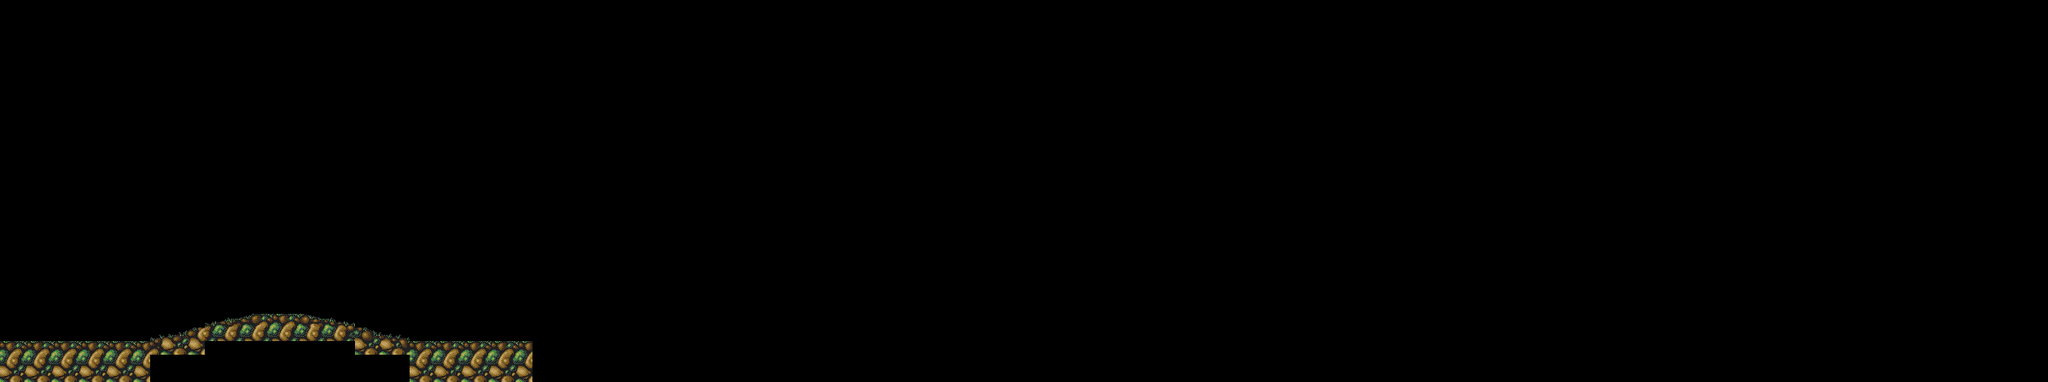

A 2D game scene composited from a Tiled map and its tileset images. What follows is a short description and the map's XML, with each tile layer's data collapsed to a summary:
An orthogonal 150x28 tile map with 16x16 px tiles, 2 tile layers (background, foreground), 2 tilesets and 1 object (player).

<map version="1.0" tiledversion="1.1.5" orientation="orthogonal" renderorder="right-down" width="150" height="28" tilewidth="16" tileheight="16" infinite="0" nextobjectid="2">
 <tileset firstgid="1" source="stoneage.tsx" />
 <tileset firstgid="401" source="player.tsx" />
 <layer name="background" width="150" height="28">
  <properties>
   <property name="background.vertical.scrolling" value="false" />
   <property name="backgrounds" value="suburbs" />
   <property name="camera" value="free" />
  </properties>
  <data>[4200 cells, 98 non-empty, 41 distinct tile ids]</data>
 </layer>
 <layer name="foreground" width="150" height="28">
  <data>[4200 cells, 0 non-empty, 0 distinct tile ids]</data>
 </layer>
 <objectgroup name="objectsLayer">
  <object id="1" name="player" type="player" gid="402" x="16" y="400" width="32" height="32" />
 </objectgroup>
</map>
